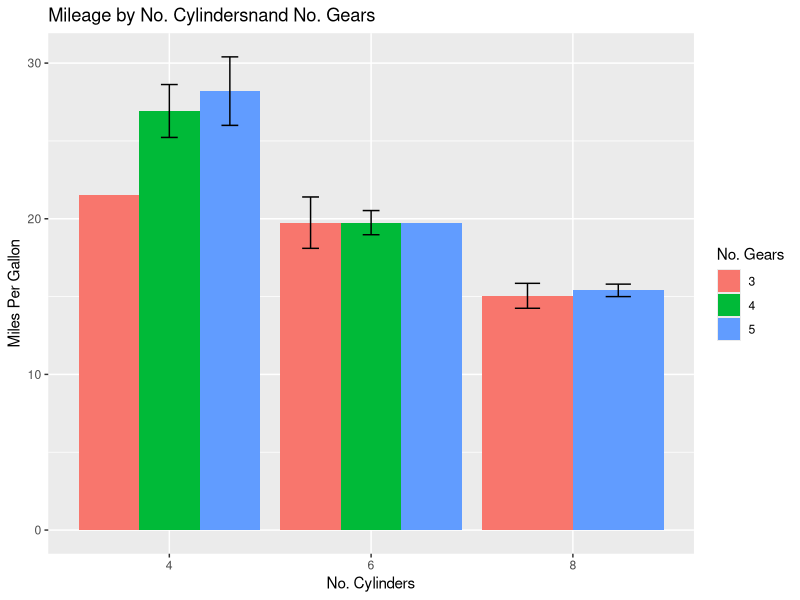

Source code (R):
#Ref.: https://www.r-bloggers.com/building-barplots-with-error-bars/
myData <- aggregate(mtcars$mpg,
    by = list(cyl = mtcars$cyl, gears = mtcars$gear),
    FUN = function(x) c(mean = mean(x), sd = sd(x),
                        n = length(x)))

myData <- do.call(data.frame, myData)

myData$se <- myData$x.sd / sqrt(myData$x.n)

colnames(myData) <- c("cyl", "gears", "mean", "sd", "n", "se")

myData$names <- c(paste(myData$cyl, "cyl /",
                        myData$gears, " gear"))


#Barplots using ggplot2
#Grouped barplots

#install ggplot2
#Ref. (if fails): http://stackoverflow.com/questions/30636670/ggplot2-fails-to-install-on-r-3-0-2 
#install.packages("ggplot2")

library(ggplot2)


limits <- aes(ymax = myData$mean + myData$se,
              ymin = myData$mean - myData$se)

p <- ggplot(data = myData, aes(x = factor(cyl), y = mean,
               fill = factor(gears)))

p + geom_bar(stat = "identity",
             position = position_dodge(0.9)) +
  geom_errorbar(limits, position = position_dodge(0.9),
                width = 0.25) +
  labs(x = "No. Cylinders", y = "Miles Per Gallon") +
  ggtitle("Mileage by No. Cylindersnand No. Gears") +
  scale_fill_discrete(name = "No. Gears")

#run with: 
#Rscript <filename.r>